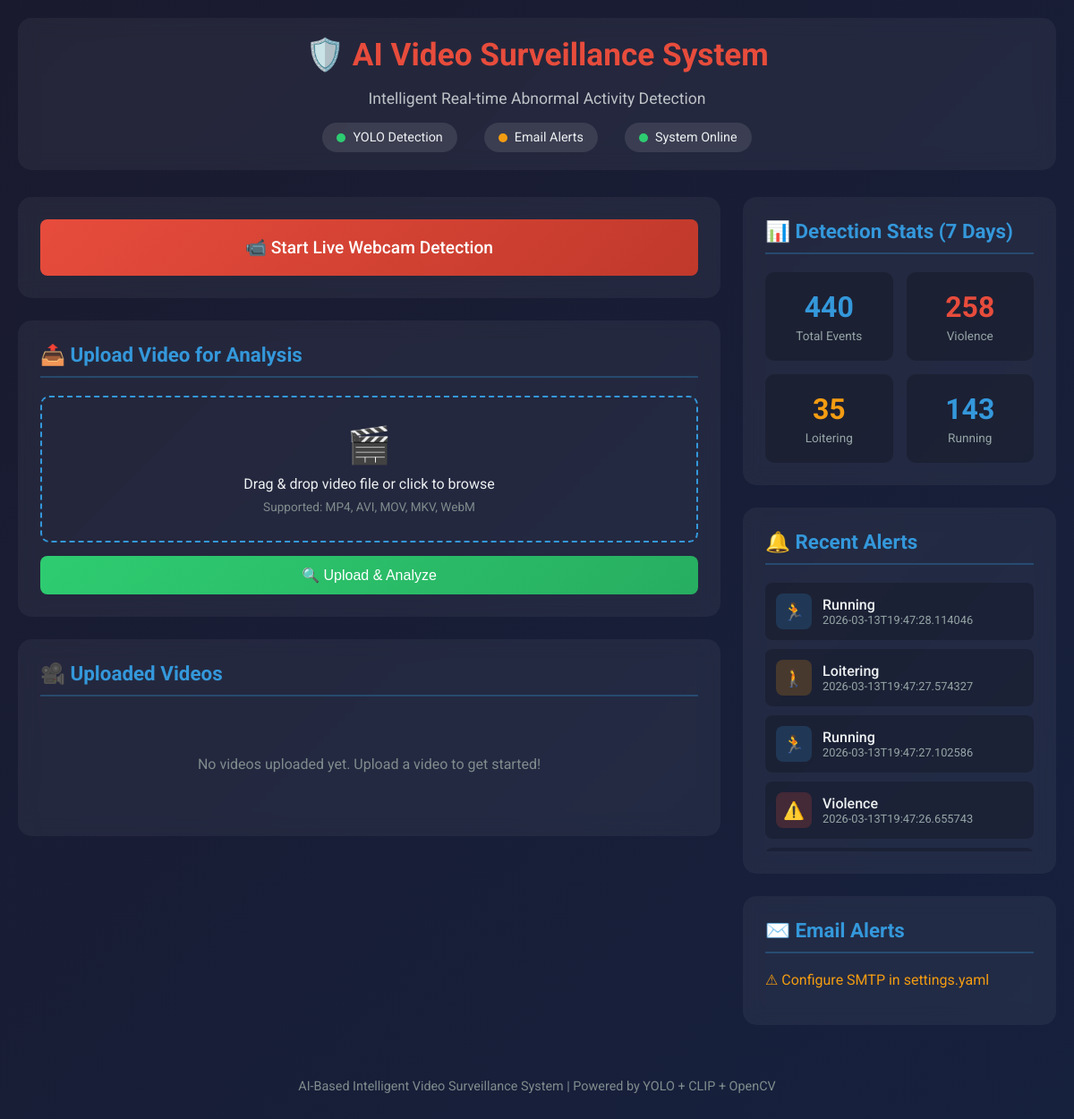
The page / on the database its author committed.
### database/models.py (models this page shows, shortened)
class Event(Base):
    __tablename__ = 'events'
    id = Column(Integer, primary_key=True, autoincrement=True)
    timestamp = Column(DateTime, default=datetime.utcnow, nullable=False)
    camera_id = Column(String(50), default='default')
    camera_name = Column(String(100), default='Camera 1')
    activity_type = Column(String(50), nullable=False)  # violence, intrusion, loitering, running
    severity = Column(String(20), default='medium')  # critical, high, medium, low
    confidence = Column(Float, default=0.0)
    zone_name = Column(String(100), default='Main Area')
    bbox_x1 = Column(Integer, nullable=True)
    bbox_y1 = Column(Integer, nullable=True)
    bbox_x2 = Column(Integer, nullable=True)
    bbox_y2 = Column(Integer, nullable=True)
    description = Column(Text, nullable=True)
    snapshot_path = Column(String(255), nullable=True)
    email_sent = Column(Boolean, default=False)
    email_sent_at = Column(DateTime, nullable=True)
    person_id = Column(Integer, nullable=True)  # Tracked person ID
    def to_dict(self):
        return {
            'id': self.id,
            'timestamp': self.timestamp.isoformat() if self.timestamp else None,
            'camera_id': self.camera_id,
            'camera_name': self.camera_name,
            'activity_type': self.activity_type,
            'severity': self.severity,
            'confidence': self.confidence,
            'zone_name': self.zone_name,
            'bbox': [self.bbox_x1, self.bbox_y1, self.bbox_x2, self.bbox_y2] if self.bbox_x1 else None,
            'description': self.description,
            'snapshot_path': self.snapshot_path,
            'email_sent': self.email_sent,
            'person_id': self.person_id
        }

### app.py (the view)
@app.route('/')
def index():
    uploaded_videos = get_uploaded_videos()
    stats = database.get_statistics(days=7) if database else {}
    alert_configured = alert_engine.is_configured() if alert_engine else False
    return render_template('index.html',
                           uploaded_videos=uploaded_videos,
                           stats=stats,
                           alert_configured=alert_configured,
                           yolo_enabled=yolo_detector is not None)

### alerts/email_alert.py (called while the page is built)
    def is_configured(self) -> bool:
        return bool(
            self.smtp_host and
            self.smtp_username and
            self.smtp_password and
            self.from_address and
            len(self.recipients) > 0
        )

### app.py (called while the page is built)
def get_uploaded_videos():
    videos = []
    if os.path.exists(UPLOAD_FOLDER):
        for filename in os.listdir(UPLOAD_FOLDER):
            if allowed_file(filename):
                videos.append(filename)
    return sorted(videos)

### database/db.py (called while the page is built)
    def get_session(self) -> Session:
        return self.SessionFactory()

### templates/index.html (shortened to what this page needs)
<!DOCTYPE html>
<html lang="en">
<head>
</head>
<body>
    <div class="container">
        <header>
            <h1>🛡️ AI Video Surveillance System</h1>
            <p class="subtitle">Intelligent Real-time Abnormal Activity Detection</p>
            <div class="status-bar">
                <div class="status-item">
                    <span class="status-dot {{ 'active' if yolo_enabled else 'inactive' }}"></span>
                    <span>YOLO Detection</span>
                </div>
                <div class="status-item">
                    <span class="status-dot {{ 'active' if alert_configured else 'warning' }}"></span>
                    <span>Email Alerts</span>
                </div>
                <div class="status-item">
                    <span class="status-dot active"></span>
                    <span>System Online</span>
                </div>
            </div>
        </header>
        <div class="main-grid">
            <div class="content">
                <div class="section webcam-section">
                    <a href="{{ url_for('webcam_view') }}" class="btn btn-danger webcam-btn">
                        📹 Start Live Webcam Detection
                    </a>
                </div>
                <div class="section">
                    <h2 class="section-title">📤 Upload Video for Analysis</h2>
                    <form class="upload-form" method="POST" enctype="multipart/form-data" action="{{ url_for('upload_video') }}">
                        <div class="file-input-wrapper">
                            <div class="icon">🎬</div>
                            <div>Drag & drop video file or click to browse</div>
                            <div style="font-size: 0.85em; color: #7f8c8d; margin-top: 8px;">
                                Supported: MP4, AVI, MOV, MKV, WebM
                            </div>
                        </div>
                        <button type="submit" class="btn btn-primary">
                            🔍 Upload & Analyze
                        </button>
                    </form>
                </div>
                <div class="section" style="margin-top: 25px;">
                    <h2 class="section-title">🎥 Uploaded Videos</h2>
                    {% if uploaded_videos %}
                    <div class="video-grid">
                        {% for video in uploaded_videos %}
                        <a href="{{ url_for('single_uploaded_video', filename=video) }}" class="video-card">
                            <div class="thumbnail">🎬</div>
                            <div class="info">
                                <div class="name">{{ video }}</div>
                                <div class="meta">Click to analyze</div>
                            </div>
                        </a>
                        {% endfor %}
                    </div>
                    {% else %}
                    <div class="no-events">
                        <p>No videos uploaded yet. Upload a video to get started!</p>
                    </div>
                    {% endif %}
                </div>
            </div>
            <div class="sidebar">
                <div class="section">
                    <h2 class="section-title">📊 Detection Stats (7 Days)</h2>
                    <div class="stats-grid">
                        <div class="stat-card">
                            <div class="stat-value">{{ stats.total_events|default(0) }}</div>
                            <div class="stat-label">Total Events</div>
                        </div>
                        <div class="stat-card danger">
                            <div class="stat-value">{{ stats.by_type.violence|default(0) }}</div>
                            <div class="stat-label">Violence</div>
                        </div>
                        <div class="stat-card warning">
                            <div class="stat-value">{{ stats.by_type.loitering|default(0) }}</div>
                            <div class="stat-label">Loitering</div>
                        </div>
                        <div class="stat-card">
                            <div class="stat-value">{{ stats.by_type.running|default(0) }}</div>
                            <div class="stat-label">Running</div>
                        </div>
                    </div>
                </div>
                <div class="section">
                    <h2 class="section-title">🔔 Recent Alerts</h2>
                    <div class="events-list">
                        {% if stats.recent_events %}
                            {% for event in stats.recent_events[:5] %}
                            <div class="event-item">
                                <div class="event-icon {{ event.activity_type }}">
                                    {% if event.activity_type == 'violence' %}⚠️
                                    {% elif event.activity_type == 'loitering' %}🚶
                                    {% elif event.activity_type == 'running' %}🏃
                                    {% elif event.activity_type == 'intrusion' %}🚫
                                    {% else %}📌{% endif %}
                                </div>
                                <div class="event-details">
                                    <div class="event-type">{{ event.activity_type }}</div>
                                    <div class="event-time">{{ event.timestamp }}</div>
                                </div>
                            </div>
                            {% endfor %}
                        {% else %}
                            <div class="no-events">
                                <p>No recent alerts</p>
                            </div>
                        {% endif %}
                    </div>
                </div>
                <div class="section">
                    <h2 class="section-title">✉️ Email Alerts</h2>
                    {% if alert_configured %}
                    <p style="color: #2ecc71;">✓ Email alerts are configured</p>
                    {% else %}
                    <p style="color: #f39c12;">⚠ Configure SMTP in settings.yaml</p>
                    {% endif %}
                </div>
            </div>
        </div>
        <footer>
            AI-Based Intelligent Video Surveillance System | Powered by YOLO + CLIP + OpenCV
        </footer>
    </div>
</body>
</html>

### templates/index.html (style rules this page uses)
* { box-sizing: border-box; }
body { font-family: 'Roboto', sans-serif; background: linear-gradient(135deg, #1a1a2e 0%, #16213e 100%); color: #ecf0f1; margin: 0; padding: 20px; min-height: 100vh; }
.container { max-width: 1400px; margin: 0 auto; }
header { text-align: center; margin-bottom: 30px; padding: 20px; background: rgba(255,255,255,0.05); border-radius: 15px; backdrop-filter: blur(10px); }
h1 { color: #e74c3c; margin: 0 0 10px 0; font-size: 2.2em; }
.subtitle { color: #bdc3c7; font-size: 1.1em; }
.status-bar { display: flex; justify-content: center; gap: 30px; margin-top: 15px; flex-wrap: wrap; }
.status-item { display: flex; align-items: center; gap: 8px; padding: 8px 16px; background: rgba(255,255,255,0.1); border-radius: 20px; font-size: 0.9em; }
.status-dot { width: 10px; height: 10px; border-radius: 50%; }
.status-dot.active { background: #2ecc71; }
.status-dot.warning { background: #f39c12; }
.main-grid { display: grid; grid-template-columns: 1fr 350px; gap: 25px; margin-top: 25px; }
.section { background: rgba(255,255,255,0.05); border-radius: 15px; padding: 25px; backdrop-filter: blur(10px); }
.section-title { color: #3498db; font-size: 1.4em; margin: 0 0 20px 0; padding-bottom: 10px; border-bottom: 2px solid rgba(52, 152, 219, 0.3); }
.upload-form { display: flex; flex-direction: column; gap: 15px; }
.file-input-wrapper { position: relative; border: 2px dashed #3498db; border-radius: 10px; padding: 30px; text-align: center; transition: all 0.3s; cursor: pointer; }
.file-input-wrapper .icon { font-size: 2.5em; margin-bottom: 10px; }
.btn { padding: 12px 25px; border: none; border-radius: 8px; font-size: 1em; font-weight: 500; cursor: pointer; transition: all 0.3s; text-decoration: none; display: inline-flex; align-items: center; justify-content: center; gap: 8px; }
.btn-primary { background: linear-gradient(135deg, #2ecc71, #27ae60); color: white; }
.btn-danger { background: linear-gradient(135deg, #e74c3c, #c0392b); color: white; }
.webcam-section { margin-bottom: 25px; }
.webcam-btn { width: 100%; padding: 20px; font-size: 1.2em; }
.sidebar { display: flex; flex-direction: column; gap: 25px; }
.stats-grid { display: grid; grid-template-columns: 1fr 1fr; gap: 15px; }
.stat-card { background: rgba(0,0,0,0.2); padding: 20px; border-radius: 10px; text-align: center; }
.stat-value { font-size: 2em; font-weight: 700; color: #3498db; }
.stat-label { font-size: 0.85em; color: #95a5a6; margin-top: 5px; }
.stat-card.danger .stat-value { color: #e74c3c; }
.stat-card.warning .stat-value { color: #f39c12; }
.events-list { max-height: 300px; overflow-y: auto; }
.event-item { display: flex; align-items: center; gap: 12px; padding: 12px; background: rgba(0,0,0,0.2); border-radius: 8px; margin-bottom: 10px; }
.event-icon { width: 40px; height: 40px; border-radius: 8px; display: flex; align-items: center; justify-content: center; font-size: 1.2em; }
.event-icon.violence { background: rgba(231, 76, 60, 0.2); }
.event-icon.loitering { background: rgba(243, 156, 18, 0.2); }
.event-icon.running { background: rgba(52, 152, 219, 0.2); }
.event-details { flex: 1; }
.event-type { font-weight: 500; text-transform: capitalize; }
.event-time { font-size: 0.8em; color: #95a5a6; }
.no-events { text-align: center; padding: 30px; color: #7f8c8d; }
footer { text-align: center; margin-top: 40px; padding: 20px; color: #7f8c8d; font-size: 0.9em; }

### rows shown on the page
Event: activity_type "Running", timestamp "2026-03-13T19:47:28.114046"
Event: activity_type "Loitering", timestamp "2026-03-13T19:47:27.574327"
Event: activity_type "Running", timestamp "2026-03-13T19:47:27.102586"
Event: activity_type "Violence", timestamp "2026-03-13T19:47:26.655743"

### other values the page prints
{{ stats.total_events|default(0) }} "440"
{{ stats.by_type.violence|default(0) }} "258"
{{ stats.by_type.loitering|default(0) }} "35"
{{ stats.by_type.running|default(0) }} "143"
